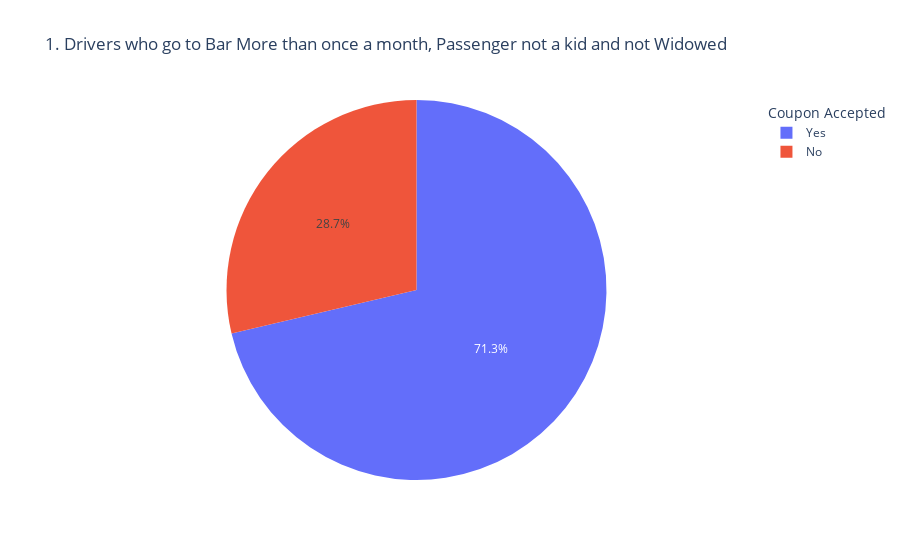
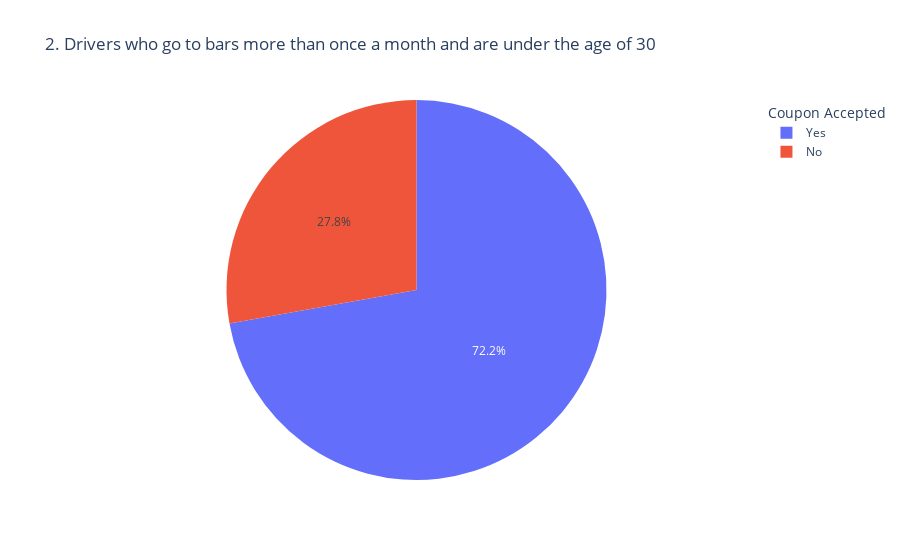
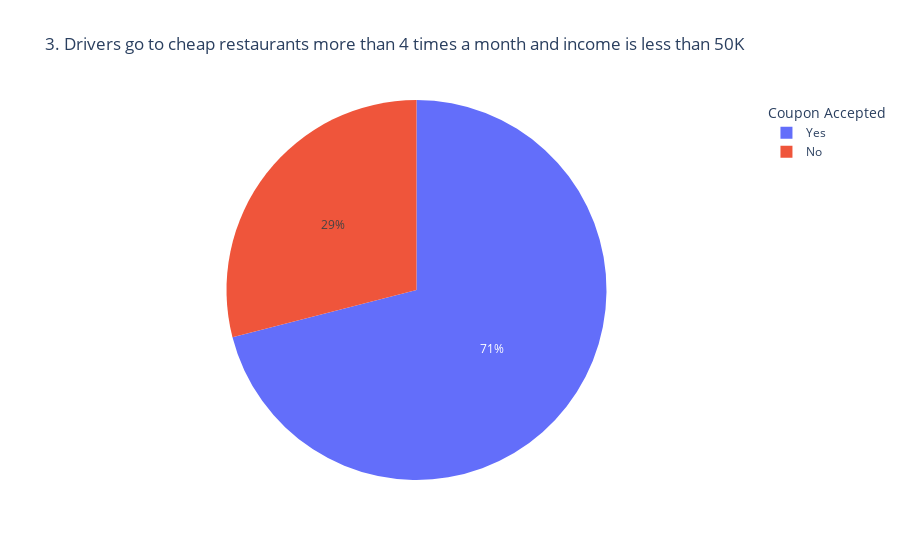

The code cell stored with these charts, in order, in its notebook:
### Markdown cell above
6. Compare the acceptance rates between those drivers who:

- go to bars more than once a month, had passengers that were not a kid, and were not widowed *OR*
- go to bars more than once a month and are under the age of 30 *OR*
- go to cheap restaurants more than 4 times a month and income is less than 50K.

### Code cell
# Filter categorical data

bar_visit_more_than_Once = ['1~3','4~8','gt8']
non_kid_passenger = ['Partner','Friend(s)','Alone']
elder_30_age=['below21','21','26']
bar_visits_greater4 = ['4~8','gt8']
bellow_50k_income=['Less than $12500','$12500 - $24999','$25000 - $37499','$37500 - $49999']


# Create 1st Dataset: go to bars more than once a month, had passengers that were not a kid, and were not widowed
barcoupon_data_1 = barcoupon_data.query('Bar in @bar_visit_more_than_Once and passanger in @non_kid_passenger and maritalStatus != "Widowed"')


# Pie chart for Acceptance rate
barcoupon_data_1_pie = px.pie(barcoupon_data_1.groupby('isCouponAccepted')['coupon'].count().reset_index()       
       , title='1. Drivers who go to Bar More than once a month, Passenger not a kid and not Widowed'
       , values='coupon'
       , names='isCouponAccepted').update_layout(legend={'title':'Coupon Accepted'})
barcoupon_data_1_pie.show()

# Create 2nd Dataset: go to bars more than once a month and are under the age of 30 
barcoupon_data_2 = barcoupon_data.query('Bar in @bar_visit_more_than_Once and age in @elder_30_age')


# Pie chart for Acceptance rate of go to bars more than once a month and are under the age of 30 
barcoupon_data_2_pie = px.pie(barcoupon_data_2.groupby('isCouponAccepted')['coupon'].count().reset_index()       
       , title='2. Drivers who go to bars more than once a month and are under the age of 30 '
       , values='coupon'
       , names='isCouponAccepted').update_layout(legend={'title':'Coupon Accepted'})
barcoupon_data_2_pie.show()

# Create 3rd Dataset : go to cheap restaurants more than 4 times a month and income is less than 50K
# Assumption here cheap restaurants are in less than 20 miles away as there is no data feature availble to identify cheap restaurants

                       

barcoupon_data_3 = data.query('coupon == "Restaurant(<20)" and Bar in @bar_visit_more_than_Once and age in @elder_30_age')

#Pie chart for Acceptance rate
barcoupon_data_3_pie = px.pie(barcoupon_data_3.groupby('isCouponAccepted')['coupon'].count().reset_index()       
       , title='3. Drivers go to cheap restaurants more than 4 times a month and income is less than 50K'
       , values='coupon'
       , names='isCouponAccepted').update_layout(legend={'title':'Coupon Accepted'})
barcoupon_data_3_pie.show()

### Figure 1 — Plotly figure (JSON) as saved in the notebook; plotly's stock layout.template omitted (floating-point values rounded to 4 significant figures)
{"data": [{"domain": {"x": [0, 1], "y": [0, 1]}, "hovertemplate": "isCouponAccepted=%{label}<br>coupon=%{value}<extra></extra>", "labels": ["No", "Yes"], "legendgroup": "", "name": "", "showlegend": true, "type": "pie", "values": [158, 393]}], "layout": {"legend": {"title": {"text": "Coupon Accepted"}, "tracegroupgap": 0}, "title": {"text": "1. Drivers who go to Bar More than once a month, Passenger not a kid and not Widowed"}}}

### Figure 2 — Plotly figure (JSON) as saved in the notebook; plotly's stock layout.template omitted (floating-point values rounded to 4 significant figures)
{"data": [{"domain": {"x": [0, 1], "y": [0, 1]}, "hovertemplate": "isCouponAccepted=%{label}<br>coupon=%{value}<extra></extra>", "labels": ["No", "Yes"], "legendgroup": "", "name": "", "showlegend": true, "type": "pie", "values": [96, 249]}], "layout": {"legend": {"title": {"text": "Coupon Accepted"}, "tracegroupgap": 0}, "title": {"text": "2. Drivers who go to bars more than once a month and are under the age of 30 "}}}

### Figure 3 — Plotly figure (JSON) as saved in the notebook; plotly's stock layout.template omitted (floating-point values rounded to 4 significant figures)
{"data": [{"domain": {"x": [0, 1], "y": [0, 1]}, "hovertemplate": "isCouponAccepted=%{label}<br>coupon=%{value}<extra></extra>", "labels": ["No", "Yes"], "legendgroup": "", "name": "", "showlegend": true, "type": "pie", "values": [145, 355]}], "layout": {"legend": {"title": {"text": "Coupon Accepted"}, "tracegroupgap": 0}, "title": {"text": "3. Drivers go to cheap restaurants more than 4 times a month and income is less than 50K"}}}
